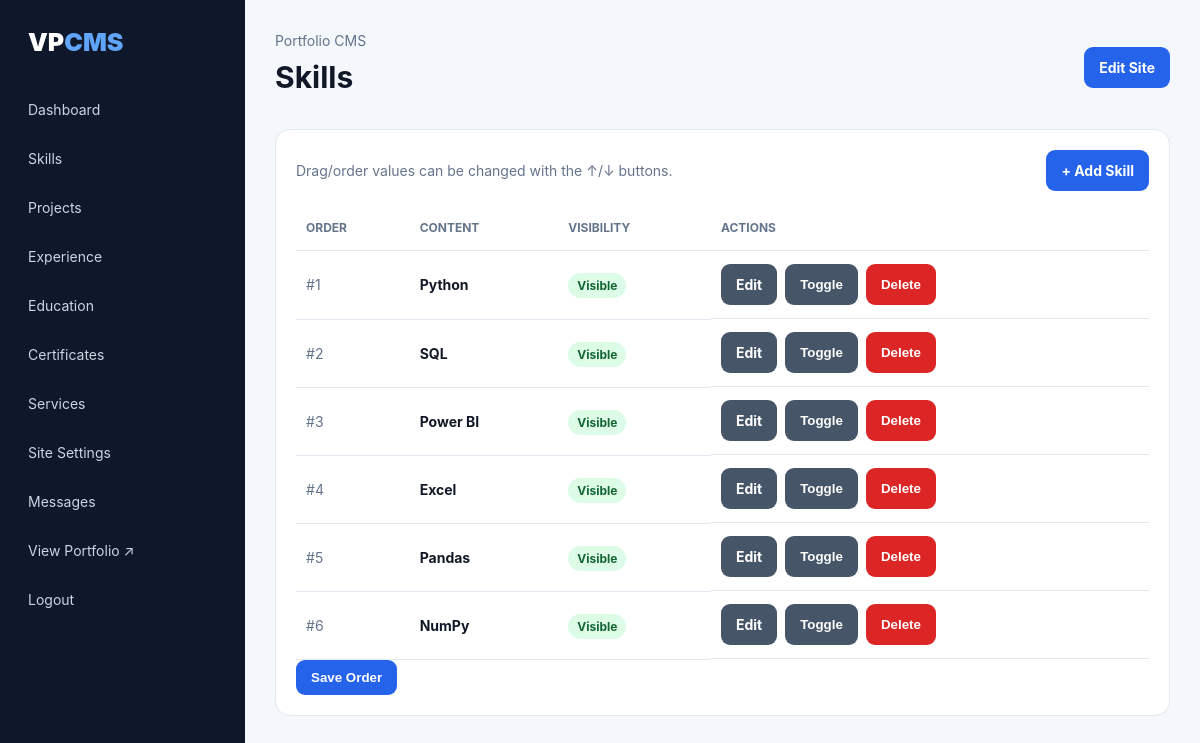
/admin/content.php?section=skills (signed in), run on the app's committed database.
### tables this page shows
CREATE TABLE IF NOT EXISTS portfolio_items (
    id INT UNSIGNED AUTO_INCREMENT PRIMARY KEY,
    section ENUM('skills','projects','experience','education','certificates','services','socials') NOT NULL,
    title VARCHAR(180) NOT NULL,
    subtitle VARCHAR(255) DEFAULT '',
    description TEXT,
    image VARCHAR(255) DEFAULT '',
    url VARCHAR(500) DEFAULT '',
    meta VARCHAR(255) DEFAULT '',
    sort_order INT NOT NULL DEFAULT 0,
    is_visible TINYINT(1) NOT NULL DEFAULT 1,
    created_at TIMESTAMP DEFAULT CURRENT_TIMESTAMP,
    updated_at TIMESTAMP DEFAULT CURRENT_TIMESTAMP ON UPDATE CURRENT_TIMESTAMP,
    INDEX(section, sort_order, is_visible)
);

### config/config.php (called while the page is built, shortened)
<?php
function db(): PDO {
    static $pdo = null;
    if ($pdo === null) {
        $dsn = 'mysql:host=' . DB_HOST . ';dbname=' . DB_NAME . ';charset=utf8mb4';
        $pdo = new PDO($dsn, DB_USER, DB_PASS, [
            PDO::ATTR_ERRMODE => PDO::ERRMODE_EXCEPTION,
            PDO::ATTR_DEFAULT_FETCH_MODE => PDO::FETCH_ASSOC,
            PDO::ATTR_EMULATE_PREPARES => false,
        ]);
    }
    return $pdo;
}
function e(?string $value): string {
    return htmlspecialchars((string)$value, ENT_QUOTES, 'UTF-8');
}

### admin/content.php (the view, shortened to what this page needs)
<?php
$page_title=ucfirst($_GET['section']??'Content'); require __DIR__.'/_header.php';
$allowed=['skills','projects','experience','education','certificates','services'];
$section=$_GET['section']??'projects'; if(!in_array($section,$allowed,true)) exit('Invalid section.');
$action=$_GET['action']??'list'; $id=(int)($_GET['id']??0);
if($action==='add'||$action==='edit'){
 $item=$id? (function()use($id,$section){$s=db()->prepare("SELECT * FROM portfolio_items WHERE id=? AND section=?");$s->execute([$id,$section]);return $s->fetch();})():['title'=>'','subtitle'=>'','description'=>'','url'=>'','meta'=>'','image'=>''];
?>
<div class="panel"><form method="post" enctype="multipart/form-data"><input type="hidden" name="csrf" value="<?=e(csrf_token())?>">
<div class="form-grid"><div class="field"><label>Title</label><input name="title" value="<?=e($item['title'])?>" required></div><div class="field"><label>Subtitle / Role / Institute</label><input name="subtitle" value="<?=e($item['subtitle'])?>"></div><div class="field full"><label>Description</label><textarea name="description"><?=e($item['description'])?></textarea></div><div class="field"><label>URL</label><input name="url" value="<?=e($item['url'])?>"></div><div class="field"><label>Meta / Tech / Date</label><input name="meta" value="<?=e($item['meta'])?>"></div><div class="field"><label>Image</label><input type="file" name="image" accept="image/*"></div></div><br><div class="actions"><button class="btn" name="act" value="save">Save</button><a class="btn gray" href="content.php?section=<?=$section?>">Cancel</a></div></form></div>
<?php } else { $rows=db()->prepare("SELECT * FROM portfolio_items WHERE section=? ORDER BY sort_order,id");$rows->execute([$section]); ?>
<div class="panel"><div class="toolbar"><div class="muted">Drag/order values can be changed with the ↑/↓ buttons.</div><a class="btn" href="content.php?section=<?=$section?>&action=add">+ Add <?=e(rtrim(ucfirst($section),'s'))?></a></div>
<form method="post"><input type="hidden" name="csrf" value="<?=e(csrf_token())?>">
<div class="table-wrap"><table><thead><tr><th>Order</th><th>Content</th><th>Visibility</th><th>Actions</th></tr></thead><tbody>
<?php foreach($rows as $r): ?><tr><td class="drag">#<?=e($r['sort_order'])?><input type="hidden" name="order[]" value="<?=$r['id']?>"></td><td><?php if($r['image']): ?><img class="thumb" src="../<?=e($r['image'])?>"><?php endif; ?><b><?=e($r['title'])?></b><div class="muted"><?=e($r['subtitle'])?></div></td><td><span class="badge <?=$r['is_visible']?'':'off'?>"><?=$r['is_visible']?'Visible':'Hidden'?></span></td><td class="actions"><a class="btn gray" href="content.php?section=<?=$section?>&action=edit&id=<?=$r['id']?>">Edit</a><button class="btn gray" name="act" value="toggle">Toggle</button><button class="btn red" name="act" value="delete" onclick="this.form.id.value='<?=$r['id']?>'">Delete</button></td></tr><?php endforeach; ?>
</tbody></table></div><input type="hidden" name="id" value=""><button class="btn" name="act" value="order">Save Order</button></form></div>
<?php } require __DIR__.'/_footer.php'; ?>

### admin/_header.php
<?php require_once __DIR__ . '/../config/config.php'; admin_required(); ?>
<!doctype html><html lang="en"><head><meta charset="utf-8"><meta name="viewport" content="width=device-width,initial-scale=1">
<title><?= e($page_title ?? 'Admin CMS') ?></title><link rel="stylesheet" href="<?= BASE_URL ?>admin/admin.css"></head><body>
<aside class="sidebar"><div class="logo">VP<span>CMS</span></div><a href="dashboard.php">Dashboard</a><a href="content.php?section=skills">Skills</a><a href="content.php?section=projects">Projects</a><a href="content.php?section=experience">Experience</a><a href="content.php?section=education">Education</a><a href="content.php?section=certificates">Certificates</a><a href="content.php?section=services">Services</a><a href="settings.php">Site Settings</a><a href="messages.php">Messages</a><a href="<?= BASE_URL ?>" target="_blank">View Portfolio ↗</a><a href="logout.php">Logout</a></aside>
<main class="admin-main"><header class="topbar"><div><span class="muted">Portfolio CMS</span><h1><?= e($page_title ?? 'Dashboard') ?></h1></div><a class="btn" href="settings.php">Edit Site</a></header>

### admin/_footer.php
</main></body></html>

### admin/admin.css (style rules this page uses)
:root { --bg:#f4f7fb;--card:#fff;--text:#111827;--muted:#64748b;--line:#e2e8f0;--blue:#2563eb;--green:#16a34a;--red:#dc2626 }
* { box-sizing:border-box }
body { margin:0;background:var(--bg);color:var(--text);font:14px/1.5 Inter,system-ui,sans-serif }
.sidebar { position:fixed;inset:0 auto 0 0;width:245px;background:#0f172a;color:#cbd5e1;padding:24px 14px;display:flex;flex-direction:column;gap:6px }
.logo { font-size:25px;font-weight:900;padding:0 14px 20px;color:#fff }
.logo span { color:#60a5fa }
.sidebar a { padding:11px 14px;border-radius:10px;color:#cbd5e1;text-decoration:none }
.admin-main { margin-left:245px;padding:30px;max-width:1500px }
.topbar { display:flex;justify-content:space-between;align-items:center;margin-bottom:25px }
.topbar h1 { margin:4px 0;font-size:30px }
.muted { color:var(--muted) }
.btn { display:inline-block;background:var(--blue);color:#fff;border:0;padding:10px 15px;border-radius:9px;text-decoration:none;font-weight:700;cursor:pointer }
.btn.red { background:var(--red) }
.btn.gray { background:#475569 }
.panel { background:var(--card);border:1px solid var(--line);border-radius:15px;padding:20px;margin-top:20px }
.toolbar { display:flex;gap:10px;justify-content:space-between;align-items:center;margin-bottom:15px }
.table-wrap { overflow:auto }
table { width:100%;border-collapse:collapse }
th,td { padding:13px 10px;border-bottom:1px solid var(--line);text-align:left;vertical-align:middle }
th { font-size:12px;color:var(--muted);text-transform:uppercase }
.badge { padding:5px 9px;border-radius:999px;font-size:12px;font-weight:700;background:#dcfce7;color:#166534 }
.actions { display:flex;gap:8px;flex-wrap:wrap }
.drag { cursor:grab;color:var(--muted) }

### data on the page
portfolio_items: sort_order "1", title "Python", is_visible "Visible"
portfolio_items: sort_order "2", title "SQL", is_visible "Visible"
portfolio_items: sort_order "3", title "Power BI", is_visible "Visible"
portfolio_items: sort_order "4", title "Excel", is_visible "Visible"
portfolio_items: sort_order "5", title "Pandas", is_visible "Visible"
portfolio_items: sort_order "6", title "NumPy", is_visible "Visible"

### other printed values
$page_title "Skills"
rtrim(ucfirst($section),'s') "Skill"
